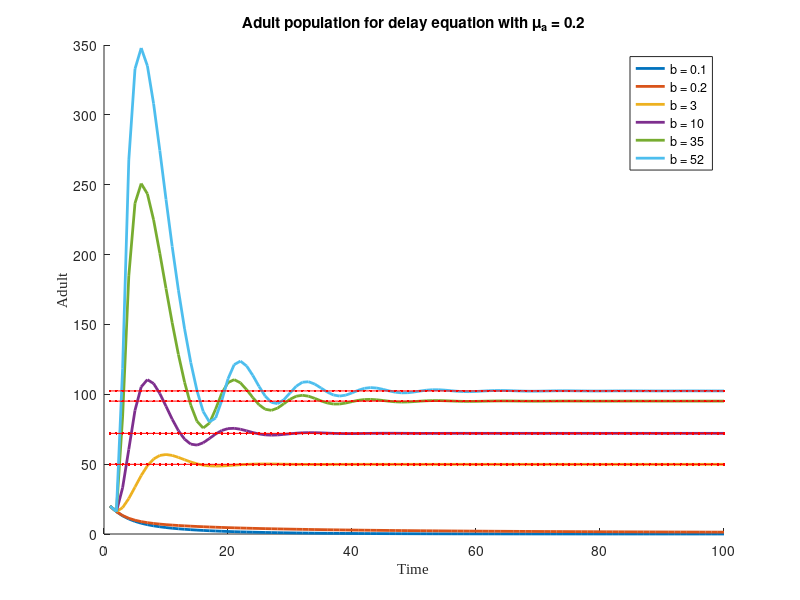

Reproduce this figure in MATLAB.
%--------------------------------------------------------------------------
% 03/24/24, K.K., initial version
% 04/16/25, K.K., update version

% Parameter initialization
Nmax = 100;                          % Maximum number of time steps
b = [0.1, 0.2, 3, 10, 35, 52];       % Different birth rates
c1 = 0.054;                          % Nonlinear density-dependent effect (1)
c2 = 3 * 10^-4;                      % Nonlinear density-dependent effect (2)
mu_a = 0.2;                          % Adult mortality rate
mu_l = 0.3;                          % Larval maturation rate

% Preallocate population vectors
L = zeros(Nmax, 1);                  % Larval population (not updated in loop)
A = zeros(Nmax, 1);                  % Adult population

% Set initial conditions
L(1) = 0;                            % Initial larval population
A(1) = 20;                           % Initial adult population
A(2) = mu_l * L(1) * exp(-c2 * A(1)) + (1 - mu_a) * A(1);  % Compute A(2)

% Initialize legend strings
LegendsStrings = cell(length(b), 1);

% Loop over different birth rates
for k = 1:length(b)
    % Simulate dynamics for each b(k)
    for n = 2:(Nmax - 1)
        A(n+1) = (1 - mu_a) * A(n) + ...
                 mu_l * b(k) * A(n-1) * exp(-c1 * A(n-1) - c2 * A(n)) + ...
                 (1 - mu_l) * (A(n) - (1 - mu_a) * A(n-1)) * exp(c2 * (A(n-1) - A(n)));
    end
    
    % Plot the solution
    hold on
    plot(1:Nmax, A(1:Nmax), '-', 'LineWidth', 2)
    
    % Store legend label
    LegendsStrings{k} = ['b = ', num2str(b(k))];
end

% Plot equilibrium levels (only for b(3) and onward)
for k = 3:length(b)
    equib_A = log(b(k) / mu_a) / (c1 + c2);  % Analytical equilibrium
    plot(1:Nmax, equib_A * ones(1, Nmax), 'r.-')  % Horizontal line at equilibrium
end

% Add title and axis labels
title('Adult population for delay equation with \mu_a = 0.2')
ylabel('Adult', 'FontName', 'Times New Roman')
xlabel('Time', 'FontName', 'Times New Roman')

% Add legend
legend(LegendsStrings, 'Interpreter', 'none')
